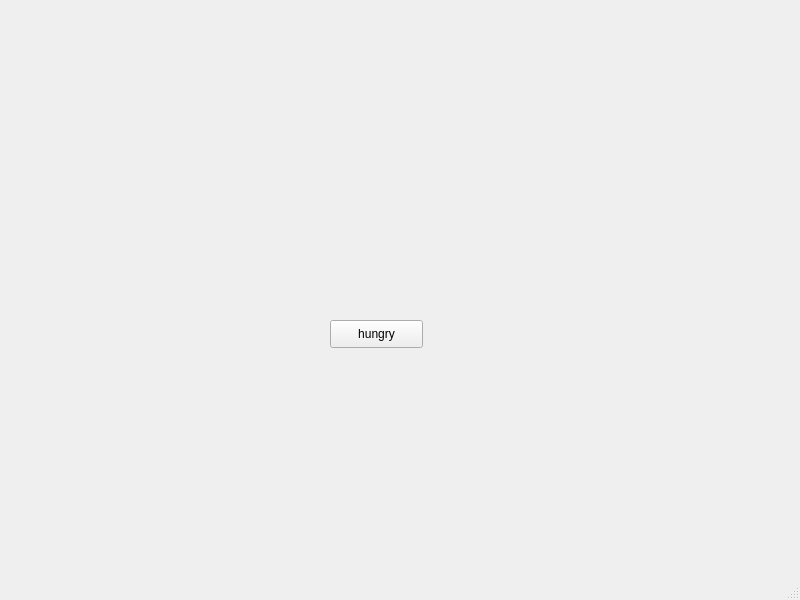
<?xml version="1.0" encoding="UTF-8"?>
<ui version="4.0">
 <class>MainWindow</class>
 <widget class="QMainWindow" name="MainWindow">
  <property name="geometry">
   <rect>
    <x>0</x>
    <y>0</y>
    <width>800</width>
    <height>600</height>
   </rect>
  </property>
  <property name="windowTitle">
   <string>MainWindow</string>
  </property>
  <widget class="QWidget" name="centralwidget">
   <widget class="QPushButton" name="hungryBtn">
    <property name="geometry">
     <rect>
      <x>330</x>
      <y>320</y>
      <width>93</width>
      <height>28</height>
     </rect>
    </property>
    <property name="text">
     <string>hungry</string>
    </property>
   </widget>
  </widget>
  <widget class="QMenuBar" name="menubar">
   <property name="geometry">
    <rect>
     <x>0</x>
     <y>0</y>
     <width>800</width>
     <height>26</height>
    </rect>
   </property>
  </widget>
  <widget class="QStatusBar" name="statusbar"/>
 </widget>
 <resources/>
 <connections/>
</ui>
